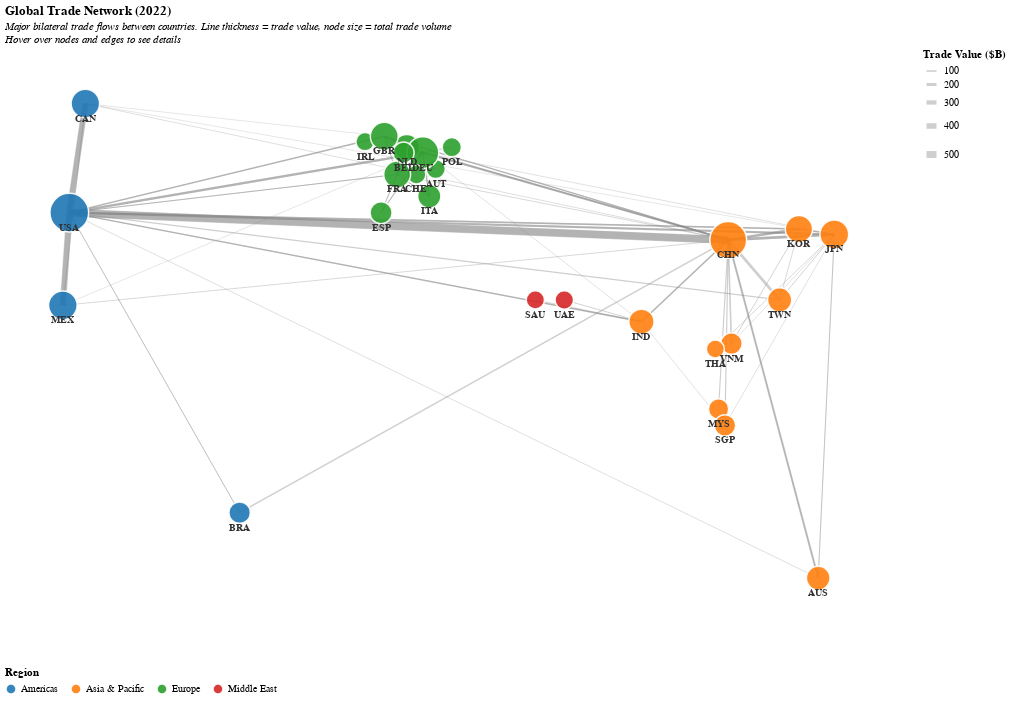

The code cell stored with this chart in its notebook:
### Code cell
import altair as alt
import pandas as pd
import numpy as np
import requests

print("Fetching trade data...")

# Option 1: Use UN Comtrade API for bilateral trade data
# We'll get top trade relationships for major economies

# For this example, I'll use a curated dataset of major trade flows
# You can replace this with real API data from UN Comtrade or World Bank

# Major trading partners data (billions USD, 2022)
# Format: exporter, importer, trade_value
trade_data = [
    # USA trade
    ('USA', 'CHN', 536.3),
    ('USA', 'MEX', 362.0),
    ('USA', 'CAN', 356.0),
    ('USA', 'JPN', 112.0),
    ('USA', 'DEU', 135.0),
    ('USA', 'GBR', 75.0),
    ('USA', 'KOR', 95.0),
    ('USA', 'IND', 78.0),
    ('USA', 'FRA', 52.0),
    ('USA', 'BRA', 38.0),
    
    # China trade
    ('CHN', 'USA', 582.0),
    ('CHN', 'JPN', 180.0),
    ('CHN', 'KOR', 162.0),
    ('CHN', 'DEU', 116.0),
    ('CHN', 'VNM', 98.0),
    ('CHN', 'IND', 89.0),
    ('CHN', 'NLD', 82.0),
    ('CHN', 'GBR', 75.0),
    ('CHN', 'AUS', 73.0),
    ('CHN', 'MYS', 65.0),
    
    # Germany trade
    ('DEU', 'USA', 156.0),
    ('DEU', 'CHN', 107.0),
    ('DEU', 'FRA', 105.0),
    ('DEU', 'NLD', 98.0),
    ('DEU', 'ITA', 71.0),
    ('DEU', 'POL', 68.0),
    ('DEU', 'GBR', 89.0),
    ('DEU', 'AUT', 68.0),
    ('DEU', 'ESP', 55.0),
    ('DEU', 'CHE', 58.0),
    
    # Japan trade
    ('JPN', 'CHN', 165.0),
    ('JPN', 'USA', 143.0),
    ('JPN', 'KOR', 54.0),
    ('JPN', 'THA', 38.0),
    ('JPN', 'TWN', 45.0),
    ('JPN', 'DEU', 25.0),
    ('JPN', 'VNM', 24.0),
    ('JPN', 'AUS', 28.0),
    ('JPN', 'SGP', 26.0),
    
    # UK trade
    ('GBR', 'USA', 82.0),
    ('GBR', 'DEU', 87.0),
    ('GBR', 'CHN', 68.0),
    ('GBR', 'NLD', 58.0),
    ('GBR', 'FRA', 48.0),
    ('GBR', 'IRL', 42.0),
    ('GBR', 'BEL', 35.0),
    ('GBR', 'ITA', 32.0),
    
    # France trade
    ('FRA', 'DEU', 78.0),
    ('FRA', 'ITA', 48.0),
    ('FRA', 'ESP', 45.0),
    ('FRA', 'BEL', 42.0),
    ('FRA', 'USA', 48.0),
    ('FRA', 'GBR', 42.0),
    ('FRA', 'CHN', 38.0),
    
    # India trade
    ('IND', 'USA', 76.0),
    ('IND', 'CHN', 73.0),
    ('IND', 'UAE', 48.0),
    ('IND', 'SAU', 42.0),
    ('IND', 'SGP', 24.0),
    ('IND', 'DEU', 23.0),
    
    # Canada trade
    ('CAN', 'USA', 437.0),
    ('CAN', 'CHN', 28.0),
    ('CAN', 'MEX', 18.0),
    ('CAN', 'GBR', 17.0),
    ('CAN', 'JPN', 15.0),
    
    # Mexico trade
    ('MEX', 'USA', 455.0),
    ('MEX', 'CHN', 38.0),
    ('MEX', 'CAN', 22.0),
    ('MEX', 'DEU', 18.0),
    
    # South Korea trade
    ('KOR', 'CHN', 155.0),
    ('KOR', 'USA', 98.0),
    ('KOR', 'JPN', 52.0),
    ('KOR', 'VNM', 45.0),
    ('KOR', 'TWN', 38.0),
    
    # Other significant flows
    ('BRA', 'CHN', 89.0),
    ('BRA', 'USA', 35.0),
    ('AUS', 'CHN', 138.0),
    ('AUS', 'JPN', 38.0),
    ('AUS', 'USA', 28.0),
    ('NLD', 'DEU', 114.0),
    ('NLD', 'BEL', 68.0),
    ('NLD', 'GBR', 52.0),
    ('ITA', 'DEU', 72.0),
    ('ITA', 'FRA', 52.0),
    ('ESP', 'FRA', 48.0),
    ('ESP', 'DEU', 45.0),
    ('SGP', 'CHN', 68.0),
    ('SGP', 'MYS', 42.0),
    ('TWN', 'CHN', 188.0),
    ('TWN', 'USA', 76.0),
]

# Create DataFrame
edges_df = pd.DataFrame(trade_data, columns=['source', 'target', 'trade_value'])

print(f"Total trade flows: {len(edges_df)}")

# Get unique countries
all_countries = list(set(edges_df['source'].tolist() + edges_df['target'].tolist()))
print(f"Countries in network: {len(all_countries)}")

# Assign regions and coordinates for visualization
country_info = {
    'USA': {'region': 'Americas', 'x': -100, 'y': 40, 'name': 'United States'},
    'CHN': {'region': 'Asia & Pacific', 'x': 105, 'y': 35, 'name': 'China'},
    'JPN': {'region': 'Asia & Pacific', 'x': 138, 'y': 36, 'name': 'Japan'},
    'DEU': {'region': 'Europe', 'x': 10, 'y': 51, 'name': 'Germany'},
    'GBR': {'region': 'Europe', 'x': -2, 'y': 54, 'name': 'United Kingdom'},
    'FRA': {'region': 'Europe', 'x': 2, 'y': 47, 'name': 'France'},
    'IND': {'region': 'Asia & Pacific', 'x': 78, 'y': 20, 'name': 'India'},
    'ITA': {'region': 'Europe', 'x': 12, 'y': 43, 'name': 'Italy'},
    'BRA': {'region': 'Americas', 'x': -47, 'y': -15, 'name': 'Brazil'},
    'CAN': {'region': 'Americas', 'x': -95, 'y': 60, 'name': 'Canada'},
    'KOR': {'region': 'Asia & Pacific', 'x': 127, 'y': 37, 'name': 'South Korea'},
    'RUS': {'region': 'Europe', 'x': 37, 'y': 55, 'name': 'Russia'},
    'AUS': {'region': 'Asia & Pacific', 'x': 133, 'y': -27, 'name': 'Australia'},
    'ESP': {'region': 'Europe', 'x': -3, 'y': 40, 'name': 'Spain'},
    'MEX': {'region': 'Americas', 'x': -102, 'y': 23, 'name': 'Mexico'},
    'NLD': {'region': 'Europe', 'x': 5, 'y': 52, 'name': 'Netherlands'},
    'SAU': {'region': 'Middle East', 'x': 45, 'y': 24, 'name': 'Saudi Arabia'},
    'CHE': {'region': 'Europe', 'x': 8, 'y': 47, 'name': 'Switzerland'},
    'POL': {'region': 'Europe', 'x': 19, 'y': 52, 'name': 'Poland'},
    'BEL': {'region': 'Europe', 'x': 4, 'y': 51, 'name': 'Belgium'},
    'TWN': {'region': 'Asia & Pacific', 'x': 121, 'y': 24, 'name': 'Taiwan'},
    'AUT': {'region': 'Europe', 'x': 14, 'y': 48, 'name': 'Austria'},
    'SGP': {'region': 'Asia & Pacific', 'x': 104, 'y': 1, 'name': 'Singapore'},
    'VNM': {'region': 'Asia & Pacific', 'x': 106, 'y': 16, 'name': 'Vietnam'},
    'IRL': {'region': 'Europe', 'x': -8, 'y': 53, 'name': 'Ireland'},
    'MYS': {'region': 'Asia & Pacific', 'x': 102, 'y': 4, 'name': 'Malaysia'},
    'THA': {'region': 'Asia & Pacific', 'x': 101, 'y': 15, 'name': 'Thailand'},
    'UAE': {'region': 'Middle East', 'x': 54, 'y': 24, 'name': 'UAE'},
}

# Create nodes dataframe
nodes_data = []
for code in all_countries:
    if code in country_info:
        info = country_info[code]
        nodes_data.append({
            'country_code': code,
            'country': info['name'],
            'region': info['region'],
            'x': info['x'],
            'y': info['y']
        })

nodes_df = pd.DataFrame(nodes_data)

# Calculate total trade volume for each country (for node size)
exports = edges_df.groupby('source')['trade_value'].sum().reset_index()
exports.columns = ['country_code', 'total_exports']

imports = edges_df.groupby('target')['trade_value'].sum().reset_index()
imports.columns = ['country_code', 'total_imports']

trade_totals = exports.merge(imports, on='country_code', how='outer').fillna(0)
trade_totals['total_trade'] = trade_totals['total_exports'] + trade_totals['total_imports']

nodes_df = nodes_df.merge(trade_totals[['country_code', 'total_trade']], on='country_code', how='left')

# Add coordinates to edges
edges_with_coords = edges_df.merge(
    nodes_df[['country_code', 'x', 'y', 'country']], 
    left_on='source', 
    right_on='country_code'
).rename(columns={'x': 'x1', 'y': 'y1', 'country': 'source_country'}).drop('country_code', axis=1)

edges_with_coords = edges_with_coords.merge(
    nodes_df[['country_code', 'x', 'y', 'country']], 
    left_on='target', 
    right_on='country_code'
).rename(columns={'x': 'x2', 'y': 'y2', 'country': 'target_country'}).drop('country_code', axis=1)

print(f"Nodes: {len(nodes_df)}, Edges: {len(edges_with_coords)}")

# Create the network visualization
# 1. Edges (trade flows)
edges_chart = alt.Chart(edges_with_coords).mark_rule(
    opacity=0.4
).encode(
    x=alt.X('x1:Q', scale=alt.Scale(domain=[-120, 150]), title=''),
    y=alt.Y('y1:Q', scale=alt.Scale(domain=[-40, 70]), title=''),
    x2='x2:Q',
    y2='y2:Q',
    strokeWidth=alt.StrokeWidth('trade_value:Q', 
                                  scale=alt.Scale(range=[0.5, 8]),
                                  legend=alt.Legend(title='Trade Value ($B)')),
    color=alt.value('#888888'),
    tooltip=[
        alt.Tooltip('source_country:N', title='Exporter'),
        alt.Tooltip('target_country:N', title='Importer'),
        alt.Tooltip('trade_value:Q', title='Trade Value ($B)', format=',.1f')
    ]
)

# 2. Nodes (countries)
hover_selection = alt.selection_point(on='mouseover', fields=['country_code'], empty=False)

nodes_chart = alt.Chart(nodes_df).mark_circle().encode(
    x=alt.X('x:Q', scale=alt.Scale(domain=[-120, 150]), axis=None),
    y=alt.Y('y:Q', scale=alt.Scale(domain=[-40, 70]), axis=None),
    color=alt.Color('region:N', 
                    scale=alt.Scale(scheme='category10'),
                    legend=alt.Legend(title='Region', orient='bottom')),
    size=alt.condition(
        hover_selection,
        alt.value(800),
        alt.Size('total_trade:Q', 
                 scale=alt.Scale(type='sqrt', range=[200, 1500]), 
                 legend=None)
    ),
    opacity=alt.value(0.9),
    stroke=alt.value('white'),
    strokeWidth=alt.value(1.5),
    tooltip=[
        alt.Tooltip('country:N', title='Country'),
        alt.Tooltip('region:N', title='Region'),
        alt.Tooltip('total_trade:Q', title='Total Trade ($B)', format=',.1f')
    ]
).add_params(hover_selection)

# 3. Country labels
labels_chart = alt.Chart(nodes_df).mark_text(
    align='center',
    dy=15,
    fontSize=10,
    fontWeight='bold',
    color='#333'
).encode(
    x='x:Q',
    y='y:Q',
    text='country_code:N'
)

# Combine all layers
trade_network = (edges_chart + nodes_chart + labels_chart).properties(
    width=900,
    height=600,
    title={
        'text': 'Global Trade Network (2022)',
        'subtitle': ['Major bilateral trade flows between countries. Line thickness = trade value, node size = total trade volume',
                     'Hover over nodes and edges to see details'],
        'subtitleFontStyle': 'italic',
        'subtitleFontSize': 11,
        'anchor': 'start'
    }
).configure_view(
    strokeWidth=0
).configure_axis(
    grid=False
)

# Save
print("\n✓ Trade network saved as 'trade_network.html'")

trade_network

### Figure 1 — Vega-Lite specification as saved in the notebook (floating-point values rounded to 4 significant figures)
{"config": {"view": {"continuousWidth": 300, "continuousHeight": 300, "strokeWidth": 0}, "axis": {"grid": false}}, "layer": [{"data": {"name": "data-a33305a0f74970068a23694e72ad4da1"}, "mark": {"type": "rule", "opacity": 0.4}, "encoding": {"color": {"value": "#888888"}, "strokeWidth": {"field": "trade_value", "legend": {"title": "Trade Value ($B)"}, "scale": {"range": [0.5, 8]}, "type": "quantitative"}, "tooltip": [{"field": "source_country", "title": "Exporter", "type": "nominal"}, {"field": "target_country", "title": "Importer", "type": "nominal"}, {"field": "trade_value", "format": ",.1f", "title": "Trade Value ($B)", "type": "quantitative"}], "x": {"field": "x1", "scale": {"domain": [-120, 150]}, "title": "", "type": "quantitative"}, "x2": {"field": "x2"}, "y": {"field": "y1", "scale": {"domain": [-40, 70]}, "title": "", "type": "quantitative"}, "y2": {"field": "y2"}}}, {"data": {"name": "data-3a68cd3418eb95d8e93a10b23fb115ef"}, "mark": {"type": "circle"}, "encoding": {"color": {"field": "region", "legend": {"orient": "bottom", "title": "Region"}, "scale": {"scheme": "category10"}, "type": "nominal"}, "opacity": {"value": 0.9}, "size": {"condition": {"param": "param_2", "empty": false, "value": 800}, "field": "total_trade", "legend": null, "scale": {"range": [200, 1500], "type": "sqrt"}, "type": "quantitative"}, "stroke": {"value": "white"}, "strokeWidth": {"value": 1.5}, "tooltip": [{"field": "country", "title": "Country", "type": "nominal"}, {"field": "region", "title": "Region", "type": "nominal"}, {"field": "total_trade", "format": ",.1f", "title": "Total Trade ($B)", "type": "quantitative"}], "x": {"axis": null, "field": "x", "scale": {"domain": [-120, 150]}, "type": "quantitative"}, "y": {"axis": null, "field": "y", "scale": {"domain": [-40, 70]}, "type": "quantitative"}}, "name": "view_2"}, {"data": {"name": "data-3a68cd3418eb95d8e93a10b23fb115ef"}, "mark": {"type": "text", "align": "center", "color": "#333", "dy": 15, "fontSize": 10, "fontWeight": "bold"}, "encoding": {"text": {"field": "country_code", "type": "nominal"}, "x": {"field": "x", "type": "quantitative"}, "y": {"field": "y", "type": "quantitative"}}}], "height": 600, "params": [{"name": "param_2", "select": {"type": "point", "fields": ["country_code"], "on": "mouseover"}, "views": ["view_2"]}], "title": {"text": "Global Trade Network (2022)", "subtitle": ["Major bilateral trade flows between countries. Line thickness = trade value, node size = total trade volume", "Hover over nodes and edges to see details"], "subtitleFontStyle": "italic", "subtitleFontSize": 11, "anchor": "start"}, "width": 900, "$schema": "https://vega.github.io/schema/vega-lite/v5.20.1.json", "datasets": {"data-a33305a0f74970068a23694e72ad4da1": [{"source": "USA", "target": "CHN", "trade_value": 536.3, "x1": -100, "y1": 40, "source_country": "United States", "x2": 105, "y2": 35, "target_country": "China"}, {"source": "USA", "target": "MEX", "trade_value": 362.0, "x1": -100, "y1": 40, "source_country": "United States", "x2": -102, "y2": 23, "target_country": "Mexico"}, {"source": "USA", "target": "CAN", "trade_value": 356.0, "x1": -100, "y1": 40, "source_country": "United States", "x2": -95, "y2": 60, "target_country": "Canada"}, {"source": "USA", "target": "JPN", "trade_value": 112.0, "x1": -100, "y1": 40, "source_country": "United States", "x2": 138, "y2": 36, "target_country": "Japan"}, {"source": "USA", "target": "DEU", "trade_value": 135.0, "x1": -100, "y1": 40, "source_country": "United States", "x2": 10, "y2": 51, "target_country": "Germany"}, {"source": "USA", "target": "GBR", "trade_value": 75.0, "x1": -100, "y1": 40, "source_country": "United States", "x2": -2, "y2": 54, "target_country": "United Kingdom"}, {"source": "USA", "target": "KOR", "trade_value": 95.0, "x1": -100, "y1": 40, "source_country": "United States", "x2": 127, "y2": 37, "target_country": "South Korea"}, {"source": "USA", "target": "IND", "trade_value": 78.0, "x1": -100, "y1": 40, "source_country": "United States", "x2": 78, "y2": 20, "target_country": "India"}, {"source": "USA", "target": "FRA", "trade_value": 52.0, "x1": -100, "y1": 40, "source_country": "United States", "x2": 2, "y2": 47, "target_country": "France"}, {"source": "USA", "target": "BRA", "trade_value": 38.0, "x1": -100, "y1": 40, "source_country": "United States", "x2": -47, "y2": -15, "target_country": "Brazil"}, {"source": "CHN", "target": "USA", "trade_value": 582.0, "x1": 105, "y1": 35, "source_country": "China", "x2": -100, "y2": 40, "target_country": "United States"}, {"source": "CHN", "target": "JPN", "trade_value": 180.0, "x1": 105, "y1": 35, "source_country": "China", "x2": 138, "y2": 36, "target_country": "Japan"}, {"source": "CHN", "target": "KOR", "trade_value": 162.0, "x1": 105, "y1": 35, "source_country": "China", "x2": 127, "y2": 37, "target_country": "South Korea"}, {"source": "CHN", "target": "DEU", "trade_value": 116.0, "x1": 105, "y1": 35, "source_country": "China", "x2": 10, "y2": 51, "target_country": "Germany"}, {"source": "CHN", "target": "VNM", "trade_value": 98.0, "x1": 105, "y1": 35, "source_country": "China", "x2": 106, "y2": 16, "target_country": "Vietnam"}, {"source": "CHN", "target": "IND", "trade_value": 89.0, "x1": 105, "y1": 35, "source_country": "China", "x2": 78, "y2": 20, "target_country": "India"}, {"source": "CHN", "target": "NLD", "trade_value": 82.0, "x1": 105, "y1": 35, "source_country": "China", "x2": 5, "y2": 52, "target_country": "Netherlands"}, {"source": "CHN", "target": "GBR", "trade_value": 75.0, "x1": 105, "y1": 35, "source_country": "China", "x2": -2, "y2": 54, "target_country": "United Kingdom"}, {"source": "CHN", "target": "AUS", "trade_value": 73.0, "x1": 105, "y1": 35, "source_country": "China", "x2": 133, "y2": -27, "target_country": "Australia"}, {"source": "CHN", "target": "MYS", "trade_value": 65.0, "x1": 105, "y1": 35, "source_country": "China", "x2": 102, "y2": 4, "target_country": "Malaysia"}, {"source": "DEU", "target": "USA", "trade_value": 156.0, "x1": 10, "y1": 51, "source_country": "Germany", "x2": -100, "y2": 40, "target_country": "United States"}, {"source": "DEU", "target": "CHN", "trade_value": 107.0, "x1": 10, "y1": 51, "source_country": "Germany", "x2": 105, "y2": 35, "target_country": "China"}, {"source": "DEU", "target": "FRA", "trade_value": 105.0, "x1": 10, "y1": 51, "source_country": "Germany", "x2": 2, "y2": 47, "target_country": "France"}, {"source": "DEU", "target": "NLD", "trade_value": 98.0, "x1": 10, "y1": 51, "source_country": "Germany", "x2": 5, "y2": 52, "target_country": "Netherlands"}, {"source": "DEU", "target": "ITA", "trade_value": 71.0, "x1": 10, "y1": 51, "source_country": "Germany", "x2": 12, "y2": 43, "target_country": "Italy"}, {"source": "DEU", "target": "POL", "trade_value": 68.0, "x1": 10, "y1": 51, "source_country": "Germany", "x2": 19, "y2": 52, "target_country": "Poland"}, {"source": "DEU", "target": "GBR", "trade_value": 89.0, "x1": 10, "y1": 51, "source_country": "Germany", "x2": -2, "y2": 54, "target_country": "United Kingdom"}, {"source": "DEU", "target": "AUT", "trade_value": 68.0, "x1": 10, "y1": 51, "source_country": "Germany", "x2": 14, "y2": 48, "target_country": "Austria"}, {"source": "DEU", "target": "ESP", "trade_value": 55.0, "x1": 10, "y1": 51, "source_country": "Germany", "x2": -3, "y2": 40, "target_country": "Spain"}, {"source": "DEU", "target": "CHE", "trade_value": 58.0, "x1": 10, "y1": 51, "source_country": "Germany", "x2": 8, "y2": 47, "target_country": "Switzerland"}, {"source": "JPN", "target": "CHN", "trade_value": 165.0, "x1": 138, "y1": 36, "source_country": "Japan", "x2": 105, "y2": 35, "target_country": "China"}, {"source": "JPN", "target": "USA", "trade_value": 143.0, "x1": 138, "y1": 36, "source_country": "Japan", "x2": -100, "y2": 40, "target_country": "United States"}, {"source": "JPN", "target": "KOR", "trade_value": 54.0, "x1": 138, "y1": 36, "source_country": "Japan", "x2": 127, "y2": 37, "target_country": "South Korea"}, {"source": "JPN", "target": "THA", "trade_value": 38.0, "x1": 138, "y1": 36, "source_country": "Japan", "x2": 101, "y2": 15, "target_country": "Thailand"}, {"source": "JPN", "target": "TWN", "trade_value": 45.0, "x1": 138, "y1": 36, "source_country": "Japan", "x2": 121, "y2": 24, "target_country": "Taiwan"}, {"source": "JPN", "target": "DEU", "trade_value": 25.0, "x1": 138, "y1": 36, "source_country": "Japan", "x2": 10, "y2": 51, "target_country": "Germany"}, {"source": "JPN", "target": "VNM", "trade_value": 24.0, "x1": 138, "y1": 36, "source_country": "Japan", "x2": 106, "y2": 16, "target_country": "Vietnam"}, {"source": "JPN", "target": "AUS", "trade_value": 28.0, "x1": 138, "y1": 36, "source_country": "Japan", "x2": 133, "y2": -27, "target_country": "Australia"}, {"source": "JPN", "target": "SGP", "trade_value": 26.0, "x1": 138, "y1": 36, "source_country": "Japan", "x2": 104, "y2": 1, "target_country": "Singapore"}, {"source": "GBR", "target": "USA", "trade_value": 82.0, "x1": -2, "y1": 54, "source_country": "United Kingdom", "x2": -100, "y2": 40, "target_country": "United States"}, {"source": "GBR", "target": "DEU", "trade_value": 87.0, "x1": -2, "y1": 54, "source_country": "United Kingdom", "x2": 10, "y2": 51, "target_country": "Germany"}, {"source": "GBR", "target": "CHN", "trade_value": 68.0, "x1": -2, "y1": 54, "source_country": "United Kingdom", "x2": 105, "y2": 35, "target_country": "China"}, {"source": "GBR", "target": "NLD", "trade_value": 58.0, "x1": -2, "y1": 54, "source_country": "United Kingdom", "x2": 5, "y2": 52, "target_country": "Netherlands"}, {"source": "GBR", "target": "FRA", "trade_value": 48.0, "x1": -2, "y1": 54, "source_country": "United Kingdom", "x2": 2, "y2": 47, "target_country": "France"}, {"source": "GBR", "target": "IRL", "trade_value": 42.0, "x1": -2, "y1": 54, "source_country": "United Kingdom", "x2": -8, "y2": 53, "target_country": "Ireland"}, {"source": "GBR", "target": "BEL", "trade_value": 35.0, "x1": -2, "y1": 54, "source_country": "United Kingdom", "x2": 4, "y2": 51, "target_country": "Belgium"}, {"source": "GBR", "target": "ITA", "trade_value": 32.0, "x1": -2, "y1": 54, "source_country": "United Kingdom", "x2": 12, "y2": 43, "target_country": "Italy"}, {"source": "FRA", "target": "DEU", "trade_value": 78.0, "x1": 2, "y1": 47, "source_country": "France", "x2": 10, "y2": 51, "target_country": "Germany"}, {"source": "FRA", "target": "ITA", "trade_value": 48.0, "x1": 2, "y1": 47, "source_country": "France", "x2": 12, "y2": 43, "target_country": "Italy"}, {"source": "FRA", "target": "ESP", "trade_value": 45.0, "x1": 2, "y1": 47, "source_country": "France", "x2": -3, "y2": 40, "target_country": "Spain"}, {"source": "FRA", "target": "BEL", "trade_value": 42.0, "x1": 2, "y1": 47, "source_country": "France", "x2": 4, "y2": 51, "target_country": "Belgium"}, {"source": "FRA", "target": "USA", "trade_value": 48.0, "x1": 2, "y1": 47, "source_country": "France", "x2": -100, "y2": 40, "target_country": "United States"}, {"source": "FRA", "target": "GBR", "trade_value": 42.0, "x1": 2, "y1": 47, "source_country": "France", "x2": -2, "y2": 54, "target_country": "United Kingdom"}, {"source": "FRA", "target": "CHN", "trade_value": 38.0, "x1": 2, "y1": 47, "source_country": "France", "x2": 105, "y2": 35, "target_country": "China"}, {"source": "IND", "target": "USA", "trade_value": 76.0, "x1": 78, "y1": 20, "source_country": "India", "x2": -100, "y2": 40, "target_country": "United States"}, {"source": "IND", "target": "CHN", "trade_value": 73.0, "x1": 78, "y1": 20, "source_country": "India", "x2": 105, "y2": 35, "target_country": "China"}, {"source": "IND", "target": "UAE", "trade_value": 48.0, "x1": 78, "y1": 20, "source_country": "India", "x2": 54, "y2": 24, "target_country": "UAE"}, {"source": "IND", "target": "SAU", "trade_value": 42.0, "x1": 78, "y1": 20, "source_country": "India", "x2": 45, "y2": 24, "target_country": "Saudi Arabia"}, {"source": "IND", "target": "SGP", "trade_value": 24.0, "x1": 78, "y1": 20, "source_country": "India", "x2": 104, "y2": 1, "target_country": "Singapore"}, {"source": "IND", "target": "DEU", "trade_value": 23.0, "x1": 78, "y1": 20, "source_country": "India", "x2": 10, "y2": 51, "target_country": "Germany"}, {"source": "CAN", "target": "USA", "trade_value": 437.0, "x1": -95, "y1": 60, "source_country": "Canada", "x2": -100, "y2": 40, "target_country": "United States"}, {"source": "CAN", "target": "CHN", "trade_value": 28.0, "x1": -95, "y1": 60, "source_country": "Canada", "x2": 105, "y2": 35, "target_country": "China"}, {"source": "CAN", "target": "MEX", "trade_value": 18.0, "x1": -95, "y1": 60, "source_country": "Canada", "x2": -102, "y2": 23, "target_country": "Mexico"}, {"source": "CAN", "target": "GBR", "trade_value": 17.0, "x1": -95, "y1": 60, "source_country": "Canada", "x2": -2, "y2": 54, "target_country": "United Kingdom"}, {"source": "CAN", "target": "JPN", "trade_value": 15.0, "x1": -95, "y1": 60, "source_country": "Canada", "x2": 138, "y2": 36, "target_country": "Japan"}, {"source": "MEX", "target": "USA", "trade_value": 455.0, "x1": -102, "y1": 23, "source_country": "Mexico", "x2": -100, "y2": 40, "target_country": "United States"}, {"source": "MEX", "target": "CHN", "trade_value": 38.0, "x1": -102, "y1": 23, "source_country": "Mexico", "x2": 105, "y2": 35, "target_country": "China"}, {"source": "MEX", "target": "CAN", "trade_value": 22.0, "x1": -102, "y1": 23, "source_country": "Mexico", "x2": -95, "y2": 60, "target_country": "Canada"}, {"source": "MEX", "target": "DEU", "trade_value": 18.0, "x1": -102, "y1": 23, "source_country": "Mexico", "x2": 10, "y2": 51, "target_country": "Germany"}, {"source": "KOR", "target": "CHN", "trade_value": 155.0, "x1": 127, "y1": 37, "source_country": "South Korea", "x2": 105, "y2": 35, "target_country": "China"}, {"source": "KOR", "target": "USA", "trade_value": 98.0, "x1": 127, "y1": 37, "source_country": "South Korea", "x2": -100, "y2": 40, "target_country": "United States"}, {"source": "KOR", "target": "JPN", "trade_value": 52.0, "x1": 127, "y1": 37, "source_country": "South Korea", "x2": 138, "y2": 36, "target_country": "Japan"}, {"source": "KOR", "target": "VNM", "trade_value": 45.0, "x1": 127, "y1": 37, "source_country": "South Korea", "x2": 106, "y2": 16, "target_country": "Vietnam"}, {"source": "KOR", "target": "TWN", "trade_value": 38.0, "x1": 127, "y1": 37, "source_country": "South Korea", "x2": 121, "y2": 24, "target_country": "Taiwan"}, {"source": "BRA", "target": "CHN", "trade_value": 89.0, "x1": -47, "y1": -15, "source_country": "Brazil", "x2": 105, "y2": 35, "target_country": "China"}, {"source": "BRA", "target": "USA", "trade_value": 35.0, "x1": -47, "y1": -15, "source_country": "Brazil", "x2": -100, "y2": 40, "target_country": "United States"}, {"source": "AUS", "target": "CHN", "trade_value": 138.0, "x1": 133, "y1": -27, "source_country": "Australia", "x2": 105, "y2": 35, "target_country": "China"}, {"source": "AUS", "target": "JPN", "trade_value": 38.0, "x1": 133, "y1": -27, "source_country": "Australia", "x2": 138, "y2": 36, "target_country": "Japan"}, {"source": "AUS", "target": "USA", "trade_value": 28.0, "x1": 133, "y1": -27, "source_country": "Australia", "x2": -100, "y2": 40, "target_country": "United States"}, {"source": "NLD", "target": "DEU", "trade_value": 114.0, "x1": 5, "y1": 52, "source_country": "Netherlands", "x2": 10, "y2": 51, "target_country": "Germany"}, {"source": "NLD", "target": "BEL", "trade_value": 68.0, "x1": 5, "y1": 52, "source_country": "Netherlands", "x2": 4, "y2": 51, "target_country": "Belgium"}, {"source": "NLD", "target": "GBR", "trade_value": 52.0, "x1": 5, "y1": 52, "source_country": "Netherlands", "x2": -2, "y2": 54, "target_country": "United Kingdom"}, {"source": "ITA", "target": "DEU", "trade_value": 72.0, "x1": 12, "y1": 43, "source_country": "Italy", "x2": 10, "y2": 51, "target_country": "Germany"}, {"source": "ITA", "target": "FRA", "trade_value": 52.0, "x1": 12, "y1": 43, "source_country": "Italy", "x2": 2, "y2": 47, "target_country": "France"}, {"source": "ESP", "target": "FRA", "trade_value": 48.0, "x1": -3, "y1": 40, "source_country": "Spain", "x2": 2, "y2": 47, "target_country": "France"}, {"source": "ESP", "target": "DEU", "trade_value": 45.0, "x1": -3, "y1": 40, "source_country": "Spain", "x2": 10, "y2": 51, "target_country": "Germany"}, {"source": "SGP", "target": "CHN", "trade_value": 68.0, "x1": 104, "y1": 1, "source_country": "Singapore", "x2": 105, "y2": 35, "target_country": "China"}, {"source": "SGP", "target": "MYS", "trade_value": 42.0, "x1": 104, "y1": 1, "source_country": "Singapore", "x2": 102, "y2": 4, "target_country": "Malaysia"}, {"source": "TWN", "target": "CHN", "trade_value": 188.0, "x1": 121, "y1": 24, "source_country": "Taiwan", "x2": 105, "y2": 35, "target_country": "China"}, {"source": "TWN", "target": "USA", "trade_value": 76.0, "x1": 121, "y1": 24, "source_country": "Taiwan", "x2": -100, "y2": 40, "target_country": "United States"}], "data-3a68cd3418eb95d8e93a10b23fb115ef": [{"country_code": "NLD", "country": "Netherlands", "region": "Europe", "x": 5, "y": 52, "total_trade": 472.0}, {"country_code": "TWN", "country": "Taiwan", "region": "Asia & Pacific", "x": 121, "y": 24, "total_trade": 347.0}, {"country_code": "AUT", "country": "Austria", "region": "Europe", "x": 14, "y": 48, "total_trade": 68.0}, {"country_code": "DEU", "country": "Germany", "region": "Europe", "x": 10, "y": 51, "total_trade": 1588.0}, {"country_code": "CHE", "country": "Switzerland", "region": "Europe", "x": 8, "y": 47, "total_trade": 58.0}, {"country_code": "IRL", "country": "Ireland", "region": "Europe", "x": -8, "y": 53, "total_trade": 42.0}, {"country_code": "AUS", "country": "Australia", "region": "Asia & Pacific", "x": 133, "y": -27, "total_trade": 305.0}, {"country_code": "USA", "country": "United States", "region": "Americas", "x": -100, "y": 40, "total_trade": 4055.0}, {"country_code": "JPN", "country": "Japan", "region": "Asia & Pacific", "x": 138, "y": 36, "total_trade": 945.0}, {"country_code": "MYS", "country": "Malaysia", "region": "Asia & Pacific", "x": 102, "y": 4, "total_trade": 107.0}, {"country_code": "CHN", "country": "China", "region": "Asia & Pacific", "x": 105, "y": 35, "total_trade": 3213.0}, {"country_code": "BRA", "country": "Brazil", "region": "Americas", "x": -47, "y": -15, "total_trade": 162.0}, {"country_code": "VNM", "country": "Vietnam", "region": "Asia & Pacific", "x": 106, "y": 16, "total_trade": 167.0}, {"country_code": "IND", "country": "India", "region": "Asia & Pacific", "x": 78, "y": 20, "total_trade": 453.0}, {"country_code": "THA", "country": "Thailand", "region": "Asia & Pacific", "x": 101, "y": 15, "total_trade": 38.0}, {"country_code": "POL", "country": "Poland", "region": "Europe", "x": 19, "y": 52, "total_trade": 68.0}, {"country_code": "UAE", "country": "UAE", "region": "Middle East", "x": 54, "y": 24, "total_trade": 48.0}, {"country_code": "FRA", "country": "France", "region": "Europe", "x": 2, "y": 47, "total_trade": 646.0}, {"country_code": "KOR", "country": "South Korea", "region": "Asia & Pacific", "x": 127, "y": 37, "total_trade": 699.0}, {"country_code": "ESP", "country": "Spain", "region": "Europe", "x": -3, "y": 40, "total_trade": 193.0}, {"country_code": "SGP", "country": "Singapore", "region": "Asia & Pacific", "x": 104, "y": 1, "total_trade": 160.0}, {"country_code": "SAU", "country": "Saudi Arabia", "region": "Middle East", "x": 45, "y": 24, "total_trade": 42.0}, {"country_code": "ITA", "country": "Italy", "region": "Europe", "x": 12, "y": 43, "total_trade": 275.0}, {"country_code": "MEX", "country": "Mexico", "region": "Americas", "x": -102, "y": 23, "total_trade": 913.0}, {"country_code": "CAN", "country": "Canada", "region": "Americas", "x": -95, "y": 60, "total_trade": 893.0}, {"country_code": "GBR", "country": "United Kingdom", "region": "Europe", "x": -2, "y": 54, "total_trade": 802.0}, {"country_code": "BEL", "country": "Belgium", "region": "Europe", "x": 4, "y": 51, "total_trade": 145.0}]}}
